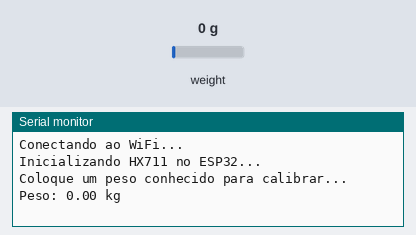
This sketch was run on a simulated ESP32. On the bench: the last lines printed to the serial monitor. The inputs (shaded band) are chosen by the test bench; at power-on: weight on the scale 0 g. WiFi joins after 1.5 s; servers stay silent unless stated.

Above: at 9.0 s.
9.1 s: weight on the scale set to 100 g
At 11.3 s:
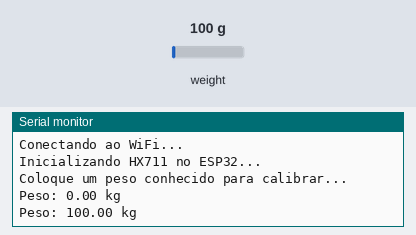
11.5 s: weight on the scale set to 1250 g
At 14.2 s:
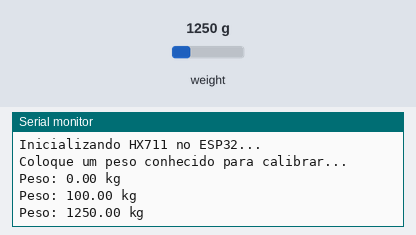
Timing chart, 0 to 15.7 s (numbered marks = the images above; inputs shaded):
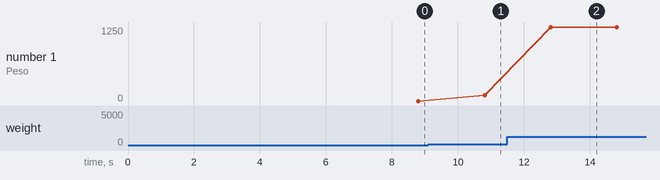

Measured:
- after the input at 9.1 s, the serial monitor: prints a new line after 1.7 s (image 1)
- after the input at 11.5 s, the serial monitor: prints a new line after 1.3 s (image 2)
- plotted number 1: 0 → 100 after the input at 9.1 s, 100 → 1250 after the input at 11.5 s

The sketch:

BalancaSmart.ino
```cpp
///
///  Projeto UPX V - Balança de Cálculo de Calorias
///
///  Autor: Ailson
///

#define BLYNK_TEMPLATE_ID "TMPL26s-0kZFW"
#define BLYNK_TEMPLATE_NAME "BALANÇA"
#define BLYNK_AUTH_TOKEN "fph0B4WXiwJ_exOYSrSwM4_VlYaGYGBy"  // Insira sua chave de autenticação Blynk

#include <WiFi.h>  // Biblioteca para ESP32
#include <BlynkSimpleEsp32.h>
#include "HX711.h"

// Definição dos pinos para ESP32
#define DT_PIN 4  // GPIO4 (D4) - Pino de dados do HX711
#define SCK_PIN 5 // GPIO5 (D5) - Pino de clock do HX711

// Credenciais da rede WiFi
char ssid[] = "YYour Credencial";  // Nome da sua rede WiFi
char pass[] = "Your Password";    // Senha do seu WiFi

HX711 scale;  // Instância do sensor

float calibration_factor = -156.0;  // Ajuste conforme necessário para 1014kg
float weight = 0.00; // Variável para armazenar o peso

void setup() {
    Serial.begin(115200);

    // Conectar ao WiFi e ao Blynk
    Serial.println("Conectando ao WiFi...");
    Blynk.begin(BLYNK_AUTH_TOKEN, ssid, pass);

    Serial.println("Inicializando HX711 no ESP32...");
    scale.begin(DT_PIN, SCK_PIN); // Inicia a comunicação com HX711
    scale.set_scale(calibration_factor);  // Define o fator de calibração
    scale.tare();  // Zera a balança (remove peso residual)

    Serial.println("Coloque um peso conhecido para calibrar...");
    delay(5000);
}

void loop() {
    Blynk.run();  // Mantém a conexão ativa com o Blynk

    if (scale.is_ready()) { // Verifica se o sensor está pronto para leitura
        weight = scale.get_units(10); // Média de 10 leituras para maior precisão
        Serial.print("Peso: ");
        Serial.print(weight, 2); // Exibe o peso com 2 casas decimais
        Serial.println(" kg");

        // Enviar os dados para o Blynk (usando o Virtual Pin V0)
        Blynk.virtualWrite(V0, weight);
    } else {
        Serial.println("HX711 não está pronto.");
    }

    delay(1000);
}
```
